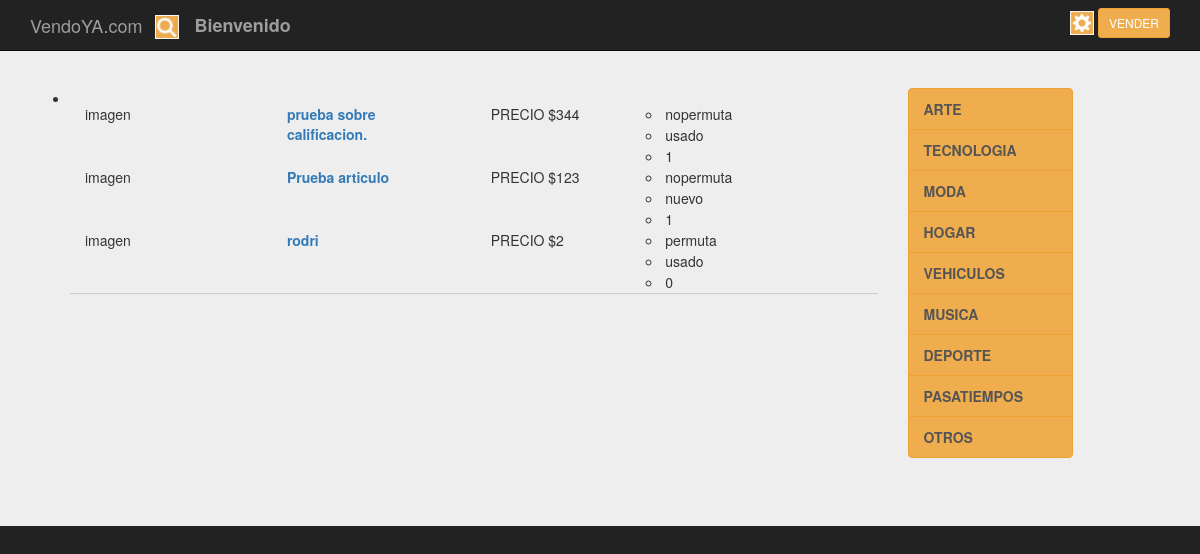
Screenshot of /Prueba/presentacion/cargamenucategoria.php?categoria=MODA with the database file from the repository.
### tables this page shows
CREATE TABLE `publicacion` (
  `id_pub` int(11) NOT NULL,
  `id_usup` int(11) NOT NULL,
  `nom_pub` varchar(40) DEFAULT NULL,
  `precio_pub` int(11) DEFAULT NULL,
  `stock_pub` int(11) DEFAULT NULL,
  `descripcion_pub` varchar(400) DEFAULT NULL,
  `img01_pub` varchar(20) DEFAULT NULL,
  `img02_pub` varchar(20) NOT NULL,
  `img03_pub` varchar(20) NOT NULL,
  `nuevo_pub` varchar(20) DEFAULT NULL,
  `fecha_pub` date DEFAULT NULL,
  `acepta_permuta_pub` varchar(20) DEFAULT NULL,
  `categoria_pub` varchar(20) DEFAULT NULL,
  `denuncia_pub` tinyint(1) DEFAULT NULL,
  `activa` varchar(20) NOT NULL
);

### Prueba/clases/Publicacion.class.php (called while the page is built, shortened)
<?php
require_once('../persistencia/PersistenciaPublicacion.class.php');
class Publicacion
{
	private $categoria_pub;
    function __construct($id='',$usu='',$nom='',$pre='',$sto='',$des='',$im1='',$im2='',$im3='',$nue=''
	,$fec='',$acp='',$cat='',$den='',$act='')
    {
		$this->categoria_pub= $cat;
    }
	public function getCategoria()
    {
      return $this->categoria_pub;
    }
	public function consultaCategoria($conex)
    {
      $pu=new PersistenciaPublicacion;
      $datos= $pu->consCat($this,$conex);
      return $datos;
    }
}
?>

### Prueba/persistencia/PersistenciaPublicacion.class.php (called while the page is built, shortened)
<?php
class PersistenciaPublicacion
{
	    public function consCat($obj, $conex)
   {
        $categoria_pub= trim($obj->getCategoria());
        $sql = "select * from publicacion,usuario where id_usu= id_usup and categoria_pub=:categoria_pub order by premium DESC";
        $result = $conex->prepare($sql);
	    $result->execute(array(":categoria_pub" => $categoria_pub));
		$resultados=$result->fetchAll();
       return $resultados;
    }
 }
?>

### Prueba/Presentacion/cargamenucategoria.php (the view, shortened to what this page needs)
<?php
require_once('../clases/Publicacion.class.php');
$categoria= strip_tags(trim($_GET['categoria']));
?>
<!doctype html>
<html lang="en">
<head>
<link rel="stylesheet" href="https://maxcdn.bootstrapcdn.com/bootstrap/3.3.7/css/bootstrap.min.css">
<link rel="stylesheet" href="../css/estilos.css">
	</head>
<body>
		<div class="container">
			<nav class="navbar navbar-inverse navbar-fixed-top">
				  <div class="container">
					<div class="navbar-header">
					  <a class="navbar-brand" href="cargamenu.php">VendoYA.com</a>
					  <div class="navbar-brand">
							<form class="forma-busqueda cf" action="cargabusqueda.php" method="post">
								<input name="keywords" id="search_box" type="text" placeholder="" >
							</form>
					  </div>
					</div>
					<div id="navbar" class="navbar-collapse collapse">
					<div class="navbar-brand"><label>Bienvenido <?php echo $_SESSION["LOGIN"];?></label></div>
					  <form class="navbar-form navbar-right">
							<div class="dropdown">
								<a href="#" class="dropdown-toggle" data-toggle="dropdown" data-hover="dropdown">
								<img src="../images/engine-icon.png" alt="">
								</a>
								<a href="venta.php" class="btn btn-warning btn-sm">VENDER</a>
							</div>
					  </form>
					</div>
				  </div>
			</nav>
		</div>
		<div class="jumbotron">
			<div class="container">
				<section class="main row">
					<div class="col-md-9">
					<ul class="pre-scrollable" class="claseLista">
						<li class="intem-resultado">
							<div class="container">
								<div class="row">
									<?php
										$conex = conectar();
										$d = new Publicacion('','','','','','','','','','','','',$categoria);
										$datos_d=$d->consultaCategoria($conex);
										$cuenta=count($datos_d);
									?>
									<?php
										for ($i=0;$i<$cuenta;$i++)
										{
										?>
											<div class="col-md-3">
											imagen
											</div>
											<div class="col-md-3">
											<strong>
												<a href="Cargaarticulo.php?id_pub=<?php echo $datos_d[$i][0] ?>" value="<?php echo $datos_d[$i][0]?>"  ><?php echo $datos_d[$i][2]?></a>
											</strong>
											</div>
											<div class="col-md-2">
												<strong>
												<option value="<?php echo $datos_d[$i][0]?>"  >PRECIO $<?php echo $datos_d[$i][3]?></option>
												</strong>
											</div>
											<div class="col-md-4">
												<ul>
													<li><option value="<?php echo $datos_d[$i][0]?>"  ><?php echo $datos_d[$i][11]?></option></li>
													<li><option value="<?php echo $datos_d[$i][0]?>"  ><?php echo $datos_d[$i][9]?></option></li>
													<li><option value="<?php echo $datos_d[$i][0]?>"  ><?php echo $datos_d[$i][19]?></option></li>
												</ul>
											</div>
								<?php
								}
								?>
								</div>
							</div>
						</li>
					</ul>
					</div>
					<div>
						<div class="col-xs-6 col-sm-3 col-md-2 sidebar-offcanvas aling-left" id="sidebar">
						  <div class="list-group"><b>
						 	<a href="cargamenucategoria.php?categoria=ARTE" class="list-group-item">ARTE</a>
							<a href="cargamenucategoria.php?categoria=TECNOLOGIA" class="list-group-item">TECNOLOGIA</a>
							<a href="cargamenucategoria.php?categoria=MODA" class="list-group-item">MODA</a>
							<a href="cargamenucategoria.php?categoria=HOGAR" class="list-group-item">HOGAR</a>
							<a href="cargamenucategoria.php?categoria=VEHICULOS" class="list-group-item">VEHICULOS</a>
							<a href="cargamenucategoria.php?categoria=MUSICA" class="list-group-item">MUSICA</a>
							<a href="cargamenucategoria.php?categoria=DEPORTE" class="list-group-item">DEPORTE</a>
							<a href="cargamenucategoria.php?categoria=PASATIEMPOS" class="list-group-item">PASATIEMPOS</a>
							<a href="cargamenucategoria.php?categoria=OTROS" class="list-group-item">OTROS</a>
							</b>
						  </div>
						</div>
					</div>
				</section>
			</div>
		</div>
</body>
</html>

### Prueba/Css/estilos.css (style rules this page uses)
body { padding-top: 40px; padding-bottom: 40px; background-color: #222; }
.list-group-item { color: #fff; background-color: #f0ad4e; border-color: #eea236 }
.intem-resultado { border-bottom: 1px solid #cdcdcd; }
.forma-busqueda { margin-left: -2px; }
.forma-busqueda input { color: transparent; width: 24px; height: 24px; float: left; border: 0; background: #007ABE url(../images/search-icon.png) no-repeat center; -webkit-transition:all 0.5s linear; -o-transition:all 0.5s linear; -moz-transition:all 0.5s linear; -ms-transition:all 0.5s linear; transition:all 0.5s linear; }

### rows the page displays
publicacion: $datos_d[$i][0] 17 (drawn), nom_pub "prueba sobre calificacion."
publicacion: $datos_d[$i][0] 14 (drawn), nom_pub "Prueba articulo"
publicacion: $datos_d[$i][0] 15 (drawn), nom_pub "rodri"
